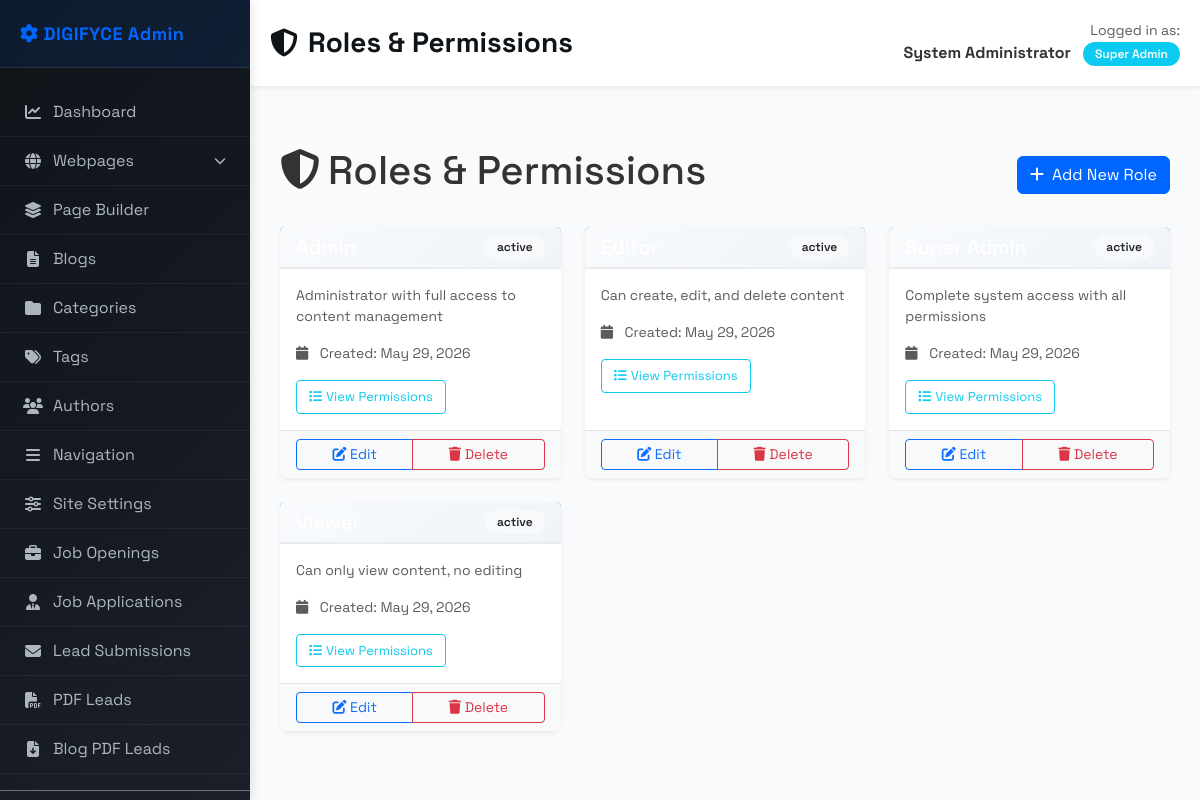
Page /app/admin/roles_permissions.php (signed in) on the committed database.
### tables this page shows
CREATE TABLE users (
    id INT AUTO_INCREMENT PRIMARY KEY,
    username VARCHAR(64) NOT NULL UNIQUE,
    password_hash VARCHAR(255) NOT NULL,
    email VARCHAR(128) NOT NULL UNIQUE,
    full_name VARCHAR(255),
    role_id INT NOT NULL,
    status ENUM('active','inactive') DEFAULT 'active',
    last_login DATETIME,
    created_at DATETIME DEFAULT CURRENT_TIMESTAMP,
    updated_at DATETIME DEFAULT CURRENT_TIMESTAMP ON UPDATE CURRENT_TIMESTAMP,
    FOREIGN KEY (role_id) REFERENCES roles(id) ON DELETE RESTRICT
);

CREATE TABLE roles (
    id INT AUTO_INCREMENT PRIMARY KEY,
    name VARCHAR(64) NOT NULL UNIQUE,
    description TEXT,
    status ENUM('active','inactive') DEFAULT 'active',
    created_at DATETIME DEFAULT CURRENT_TIMESTAMP,
    updated_at DATETIME DEFAULT CURRENT_TIMESTAMP ON UPDATE CURRENT_TIMESTAMP
);

### app/utilities/AppUrl.php (called while the page is built, shortened)
<?php
class AppUrl
{
    public static function resolve(): string
    {
        $configured = rtrim($_ENV['APP_URL'] ?? '', '/');
        $path = $configured !== '' ? rtrim((string) parse_url($configured, PHP_URL_PATH), '/') : '';
        $scheme = 'http';
        return $scheme . '://' . $_SERVER['HTTP_HOST'] . $path;
    }
    private static function loadDotenv(): void
    {
        $dotenv = __DIR__ . '/../../.env';
        if (!file_exists($dotenv)) {
            return;
        }
    }
}

### app/utilities/PermissionManager.php (called while the page is built, shortened)
<?php
class PermissionManager {
    private static $user_permissions_cache = [];
    private $pdo;
    private $user_id;
    public function __construct($pdo, $user_id = null) {
        $this->pdo = $pdo;
        $this->user_id = $user_id ?? ($_SESSION['user_id'] ?? null);
    }
    public function hasPermission($permission_name) {
        $cache_key = $this->user_id . '_' . $permission_name;
        if (isset(self::$user_permissions_cache[$cache_key])) {
            return self::$user_permissions_cache[$cache_key];
        }
        $stmt = $this->pdo->prepare("
            SELECT COUNT(*) as count
            FROM role_permissions rp
            JOIN permissions p ON rp.permission_id = p.id
            JOIN users u ON u.role_id = rp.role_id
            WHERE u.id = ? AND p.name = ?
        ");
        $stmt->execute([$this->user_id, $permission_name]);
        $result = $stmt->fetch();
        $has_permission = $result['count'] > 0;
        self::$user_permissions_cache[$cache_key] = $has_permission;
        return $has_permission;
    }
    public function hasAnyPermission($permissions) {
        foreach ($permissions as $permission) {
            if ($this->hasPermission($permission)) {
                return true;
            }
        }
        return false;
    }
    public function getCurrentUser() {
        $stmt = $this->pdo->prepare("
            SELECT u.*, r.name as role_name
            FROM users u
            JOIN roles r ON u.role_id = r.id
            WHERE u.id = ?
        ");
        $stmt->execute([$this->user_id]);
        return $stmt->fetch(PDO::FETCH_ASSOC);
    }
    public function getAllRoles() {
        $stmt = $this->pdo->query("SELECT * FROM roles ORDER BY name");
        return $stmt->fetchAll(PDO::FETCH_ASSOC);
    }
}

### app/admin/roles_permissions.php (the view, shortened to what this page needs)
<?php
require_once __DIR__ . '/../utilities/PermissionManager.php';
$pdo = Database::getInstance();
$permissionManager = new PermissionManager($pdo);
$pageTitle = 'Roles & Permissions';
include __DIR__ . '/../views/admin_header.php';
$roles = $permissionManager->getAllRoles();
?>
<div class="d-flex justify-content-between align-items-center mb-4">
    <h1><i class="fas fa-shield-alt me-2"></i>Roles & Permissions</h1>
    <?php if ($permissionManager->hasPermission('role.create')): ?>
        <a href="role_edit.php" class="btn btn-primary">
            <i class="fas fa-plus me-2"></i>Add New Role
        </a>
    <?php endif; ?>
</div>
<div class="row g-4">
    <?php foreach ($roles as $role): ?>
        <div class="col-md-6 col-lg-4">
            <div class="card border-0 shadow-sm h-100">
                <div class="card-header bg-primary text-white d-flex justify-content-between align-items-center">
                    <h5 class="mb-0"><?= htmlspecialchars($role['name']) ?></h5>
                    <span class="badge bg-light text-dark"><?= $role['status'] ?></span>
                </div>
                <div class="card-body">
                    <p class="card-text small text-muted">
                        <?= htmlspecialchars($role['description'] ?? 'No description') ?>
                    </p>
                    <p class="small text-muted">
                        <i class="fas fa-calendar me-2"></i>
                        Created: <?= date('M d, Y', strtotime($role['created_at'])) ?>
                    </p>
                    <div class="mt-3">
                        <button type="button" class="btn btn-sm btn-outline-info" data-bs-toggle="modal"
                                data-bs-target="#permissionsModal<?= $role['id'] ?>">
                            <i class="fas fa-list me-1"></i>View Permissions
                        </button>
                    </div>
                </div>
                <div class="card-footer bg-light border-top">
                    <div class="btn-group btn-group-sm w-100">
                        <?php if ($permissionManager->hasPermission('role.edit')): ?>
                            <a href="role_edit.php?id=<?= $role['id'] ?>" class="btn btn-outline-primary flex-grow-1">
                                <i class="fas fa-edit"></i> Edit
                            </a>
                        <?php endif; ?>
                        <?php if ($permissionManager->hasPermission('role.delete')): ?>
                            <a href="role_delete.php?id=<?= $role['id'] ?>" class="btn btn-outline-danger flex-grow-1"
                               onclick="return confirm('Delete this role?');">
                                <i class="fas fa-trash"></i> Delete
                            </a>
                        <?php endif; ?>
                    </div>
                </div>
            </div>
        </div>
    <?php endforeach; ?>
</div>
<?php include __DIR__ . '/../views/admin_footer.php'; ?>

### app/views/admin_header.php (shortened to what this page needs)
<?php
require_once __DIR__ . '/../utilities/AppUrl.php';
$appUrl = AppUrl::resolve();
?>
<!DOCTYPE html>
<html lang="en">
<head>
    <link href="https://cdn.jsdelivr.net/npm/bootstrap@5.3.2/dist/css/bootstrap.min.css" rel="stylesheet">
    <link href="https://cdnjs.cloudflare.com/ajax/libs/font-awesome/6.4.0/css/all.min.css" rel="stylesheet">
</head>
<body>
    <div class="d-flex">
        <nav class="sidebar">
            <div class="sidebar-header">
                <div class="sidebar-brand">
                    <i class="fas fa-cog"></i> DIGIFYCE Admin
                </div>
            </div>
            <ul class="nav flex-column sidebar-nav">
                <li class="nav-item">
                    <a class="nav-link<?= basename($_SERVER['PHP_SELF']) === 'dashboard.php' ? ' active' : '' ?>"
                        href="<?= $appUrl ?>/app/admin/dashboard.php">
                        <i class="fas fa-chart-line"></i> Dashboard
                    </a>
                </li>
                <?php if (isset($permissionManager) && $permissionManager->hasAnyPermission(['blog.view', 'page.view', 'category.view', 'tag.view', 'author.view'])): ?>
                    <?php
                    $webpageFiles = [
                        'page_home_edit.php',
                        'page_service.php',
                        'page_technology.php',
                        'page_testimonial.php',
                        'page_products.php',
                        'page_d2c_branding.php',
                        'page_commercial_shoot.php',
                        'page_creative_development.php',
                        'page_performance_marketing.php',
                        'page_ecommerce_marketing.php',
                        'page_marketplace_management.php',
                        'page_content_marketing.php',
                        'page_about_us.php',
                        'page_seo.php',
                        'page_builder_edit.php',
                        'page_builder_preview.php',
                    ];
                    $isWebpageActive = in_array(basename($_SERVER['PHP_SELF']), $webpageFiles);
                    ?>
                    <li class="nav-item">
                        <a class="nav-link<?= $isWebpageActive ? ' active' : '' ?>" href="#webpageSubmenu"
                            data-bs-toggle="collapse" role="button"
                            aria-expanded="<?= $isWebpageActive ? 'true' : 'false' ?>" aria-controls="webpageSubmenu">
                            <i class="fas fa-globe"></i> Webpages
                            <i class="fas fa-chevron-down ms-auto" style="font-size: 12px;"></i>
                        </a>
                    </li>
                    <li class="nav-item">
                        <a class="nav-link<?= in_array(basename($_SERVER['PHP_SELF']), ['page_builder.php','page_builder_edit.php']) ? ' active' : '' ?>"
                            href="<?= $appUrl ?>/app/admin/page_builder">
                            <i class="fas fa-layer-group"></i> Page Builder
                        </a>
                    </li>
                    <li class="nav-item">
                        <a class="nav-link<?= in_array(basename($_SERVER['PHP_SELF']), ['blogs.php']) ? ' active' : '' ?>"
                            href="<?= $appUrl ?>/app/admin/blogs.php">
                            <i class="fas fa-file-alt"></i> Blogs
                        </a>
                    </li>
                    <li class="nav-item">
                        <a class="nav-link<?= in_array(basename($_SERVER['PHP_SELF']), ['categories.php']) ? ' active' : '' ?>"
                            href="<?= $appUrl ?>/app/admin/categories.php">
                            <i class="fas fa-folder"></i> Categories
                        </a>
                    </li>
                    <li class="nav-item">
                        <a class="nav-link<?= in_array(basename($_SERVER['PHP_SELF']), ['tags.php']) ? ' active' : '' ?>"
                            href="<?= $appUrl ?>/app/admin/tags.php">
                            <i class="fas fa-tags"></i> Tags
                        </a>
                    </li>
                    <li class="nav-item">
                        <a class="nav-link<?= in_array(basename($_SERVER['PHP_SELF']), ['authors.php']) ? ' active' : '' ?>"
                            href="<?= $appUrl ?>/app/admin/authors.php">
                            <i class="fas fa-users"></i> Authors
                        </a>
                    </li>
                <?php endif; ?>
                <?php if (isset($permissionManager) && $permissionManager->hasAnyPermission(['settings.edit', 'settings.view', 'navigation.edit'])): ?>
                    <li class="nav-item">
                        <a class="nav-link<?= in_array(basename($_SERVER['PHP_SELF']), ['navigation.php']) ? ' active' : '' ?>"
                            href="<?= $appUrl ?>/app/admin/navigation.php">
                            <i class="fas fa-bars"></i> Navigation
                        </a>
                    </li>
                    <li class="nav-item">
                        <a class="nav-link<?= in_array(basename($_SERVER['PHP_SELF']), ['site_settings.php']) ? ' active' : '' ?>"
                            href="<?= $appUrl ?>/app/admin/site_settings.php">
                            <i class="fas fa-sliders-h"></i> Site Settings
                        </a>
                    </li>
                <?php endif; ?>
                <?php if (isset($permissionManager) && $permissionManager->hasAnyPermission(['job.view'])): ?>
                    <li class="nav-item">
                        <a class="nav-link<?= in_array(basename($_SERVER['PHP_SELF']), ['job_openings.php']) ? ' active' : '' ?>"
                            href="<?= $appUrl ?>/app/admin/job_openings.php">
                            <i class="fas fa-briefcase"></i> Job Openings
                        </a>
                    </li>
                    <li class="nav-item">
                        <a class="nav-link<?= in_array(basename($_SERVER['PHP_SELF']), ['job_applications.php']) ? ' active' : '' ?>"
                            href="<?= $appUrl ?>/app/admin/job_applications.php">
                            <i class="fas fa-user-tie"></i> Job Applications
                        </a>
                    </li>
                <?php endif; ?>
                <?php if (isset($permissionManager) && $permissionManager->hasAnyPermission(['lead.view'])): ?>
                    <li class="nav-item">
                        <a class="nav-link<?= in_array(basename($_SERVER['PHP_SELF']), ['lead_submissions.php']) ? ' active' : '' ?>"
                            href="<?= $appUrl ?>/app/admin/lead_submissions.php">
                            <i class="fas fa-envelope"></i> Lead Submissions
                        </a>
                    </li>
                    <li class="nav-item">
                        <a class="nav-link<?= in_array(basename($_SERVER['PHP_SELF']), ['pdf_email_leads.php']) ? ' active' : '' ?>"
                            href="<?= $appUrl ?>/app/admin/pdf_email_leads.php">
                            <i class="fas fa-file-pdf"></i> PDF Leads
                        </a>
                    </li>
                    <li class="nav-item">
                        <a class="nav-link<?= in_array(basename($_SERVER['PHP_SELF']), ['blog_pdf_leads.php']) ? ' active' : '' ?>"
                            href="<?= $appUrl ?>/app/admin/blog_pdf_leads.php">
                            <i class="fas fa-file-download"></i> Blog PDF Leads
                        </a>
                    </li>
                <?php endif; ?>
                <?php if (isset($permissionManager) && $permissionManager->hasAnyPermission(['user.view', 'role.view'])): ?>
                    <li class="nav-item border-top border-secondary mt-3 pt-3">
                    </li>
                <?php endif; ?>
            </ul>
        </nav>
        <main>
            <div class="admin-header d-flex justify-content-between align-items-center">
                <h1>
                    <i class="fas fa-<?php
                    $pageName = basename($_SERVER['PHP_SELF']);
                    switch ($pageName) {
                        case 'roles_permissions.php':
                            echo 'shield-alt';
                            break;
                    }
                    ?>"></i>
                    <?= isset($pageTitle) ? htmlspecialchars($pageTitle) : 'Admin Panel' ?>
                </h1>
                <?php if (isset($permissionManager)): ?>
                    <?php
                    $currentUser = $permissionManager->getCurrentUser();
                    if ($currentUser):
                        ?>
                        <div class="text-end">
                            <small class="text-muted d-block">Logged in as:</small>
                            <strong><?= htmlspecialchars($currentUser['full_name'] ?? $currentUser['username']) ?></strong>
                            <span class="badge bg-info ms-2"><?= htmlspecialchars($currentUser['role_name']) ?></span>
                        </div>
                    <?php endif; ?>
                <?php endif; ?>
            </div>
            <div class="admin-content">

### rows in the picture
users: full_name "System Administrator", role.name "Super Admin"
roles: status "active", description "Administrator with full access to content management", created_at "May 29, 2026"
roles: status "active", description "Can create, edit, and delete content", created_at "May 29, 2026"
roles: status "active", description "Complete system access with all permissions", created_at "May 29, 2026"
roles: status "active", description "Can only view content, no editing", created_at "May 29, 2026"

### other values in the picture
$pageTitle "Roles & Permissions"
